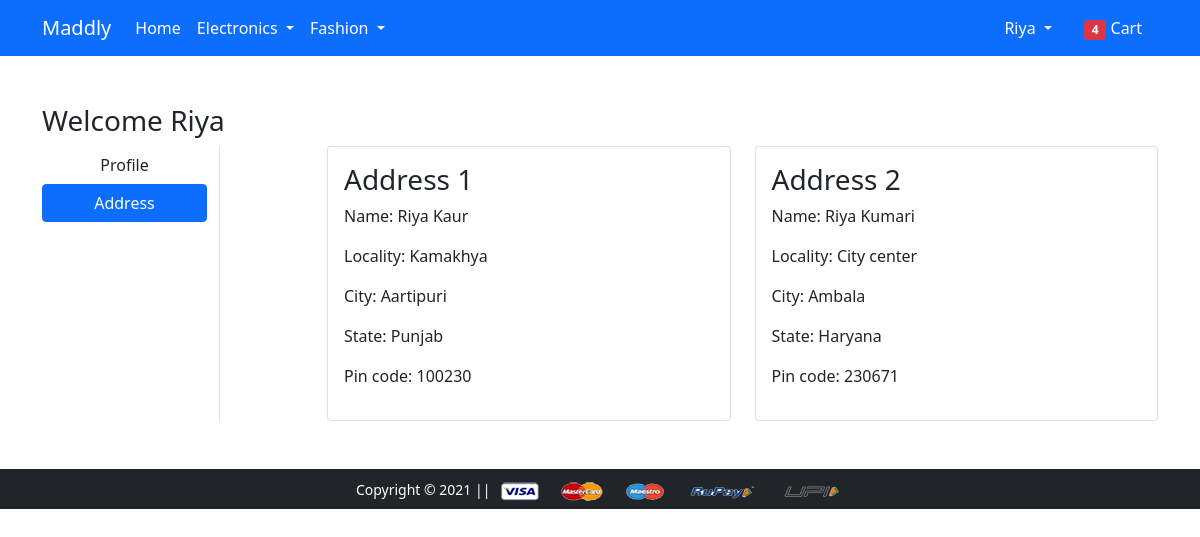
/address/ (signed in), run on the app's committed database.
### app/models.py (models this page shows, shortened)
class Customer(models.Model):
    user = models.ForeignKey(User, on_delete=models.CASCADE)
    name = models.CharField(max_length=200)
    locality = models.CharField(max_length=200)
    city = models.CharField(max_length=50)
    zipcode = models.IntegerField()
    state = models.CharField(choices=STATE_CHOICES, max_length=50)

### app/views.py (the view)
# urls.py: path('address/', views.address, name='address'),
def address(request):
 address = Customer.objects.filter(user=request.user)
 return render(request, 'app/address.html',{'add':address})

### app/templates/app/address.html (shortened to what this page needs)
{% extends 'app/base.html' %}
{% load static %}
{% block main-content %}
<div class="container my-5">
 <div class="row">
 <h3>Welcome {{request.user.username | capfirst}}</h3>
  <div class="col-sm-2 border-end">
   <ul class="list-unstyled">
    <li class="d-grid"><a href="{% url 'profile' %}" class="btn btn">Profile</a></li>
    <li class="d-grid"><a href="{% url 'address' %}" class="btn btn-primary">Address</a></li>
   </ul>
  </div>
  <div class="col-sm-9 offset-sm-1">
   <div class="row">
    {% for ad in add %}
    <div class="col-sm-6">
     <div class="card">
      <div class="card-body">
       <h3>Address {{ forloop.counter }}</h3>
       <p>Name: {{ad.name}}</p>
       <p>Locality: {{ad.locality}}</p>
       <p>City: {{ad.city}}</p>
       <p>State: {{ad.state}}</p>
       <p>Pin code: {{ad.zipcode}}</p>
      </div>
     </div>
    </div>
    {% endfor %}
   </div>
  </div>
 </div>
</div>
{% endblock main-content %}

### app/templates/app/base.html (shortened to what this page needs)
<!doctype html>
{% load static %}
<html lang="en">
  <head>
    <link href="https://cdn.jsdelivr.net/npm/bootstrap@5.0.0-beta1/dist/css/bootstrap.min.css" rel="stylesheet">
    <link rel="stylesheet" href="{% static 'app/css/owl.carousel.min.css' %}">
    <link rel="stylesheet" href="{% static 'app/css/all.min.css' %}">
    <link rel="stylesheet" href="{% static 'app/css/style.css' %}">
  </head>
  <body>
    <nav class="navbar navbar-expand-lg navbar-dark bg-primary">
     <div class="container">
       <a class="navbar-brand" href="/">Maddly</a>
       <div class="collapse navbar-collapse" id="navbarSupportedContent">
         <ul class="navbar-nav me-auto mb-2 mb-lg-0">
           <li class="nav-item">
             <a class="nav-link active" aria-current="page" href="/">Home</a>
           </li>
           <li class="nav-item dropdown">
             <a class="nav-link dropdown-toggle text-white" href="#" id="electronicsDropdown" role="button" data-bs-toggle="dropdown" aria-expanded="false">
               Electronics
             </a>
           </li>
           <li class="nav-item dropdown">
             <a class="nav-link dropdown-toggle text-white" href="#" id="fashionDropdown" role="button" data-bs-toggle="dropdown" aria-expanded="false">
               Fashion
             </a>
           </li>
         </ul>
         <div>
          <ul class="navbar-nav me-auto mb-2 mb-lg-0">
              {% if request.user.is_authenticated %}
           <li class="nav-item dropdown mx-2">
              <a class="nav-link dropdown-toggle text-white" href="#" id="profileDropdown" role="button" data-bs-toggle="dropdown" aria-expanded="false">
                {{ request.user.username | capfirst}}
              </a>
            </li>
            <li class="nav-item mx-2">
             <a href="{% url 'add-to-cart' %}" class="nav-link text-white"><span class="badge bg-danger">4</span> Cart </a>
            </li>
              {% endif %}
          </ul>
         </div>
       </div>
     </div>
    </nav>
    {% block main-content %} {% endblock main-content %}
    <footer class="container-fluid bg-dark text-center p-2 mt-5">
        <small class="text-white">Copyright &copy; 2021  || </small>
        <img src="{% static 'app/images/payment.png' %}" alt="" srcset="" class="img-fluid" height="2px">
    </footer>
  </body>
</html>

### app/templates/app/base.html (style rules this page uses)
body { background-color:white; }

### data on the page
Customer: name "Riya Kaur", locality "Kamakhya", city "Aartipuri", state "Punjab", zipcode "100230"
Customer: name "Riya Kumari", locality "City center", city "Ambala", state "Haryana", zipcode "230671"

### other printed values
{{ request.user.username | capfirst }} "Riya"
